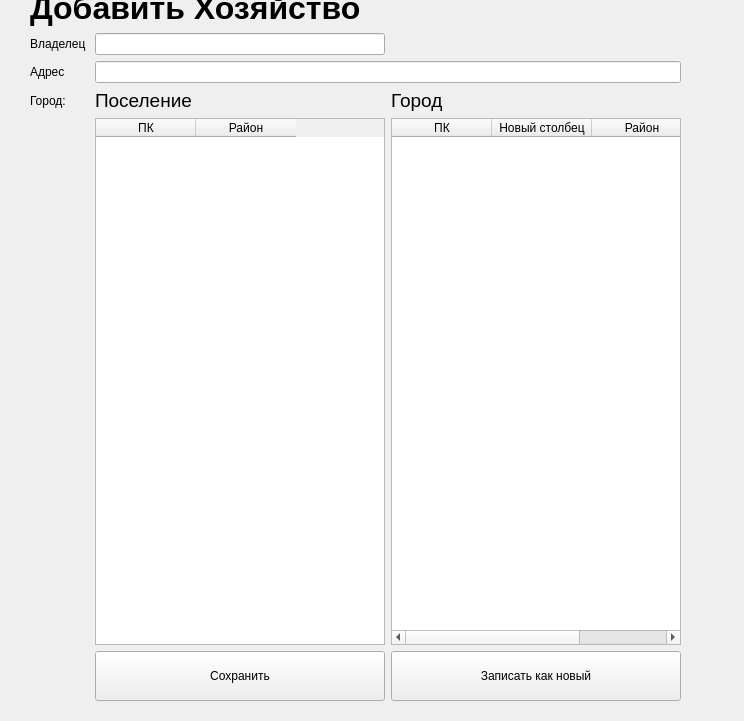
<?xml version="1.0" encoding="UTF-8"?>
<ui version="4.0">
 <class>Form</class>
 <widget class="QWidget" name="Form">
  <property name="geometry">
   <rect>
    <x>0</x>
    <y>0</y>
    <width>744</width>
    <height>721</height>
   </rect>
  </property>
  <property name="windowTitle">
   <string>Form</string>
  </property>
  <widget class="QWidget" name="layoutWidget">
   <property name="geometry">
    <rect>
     <x>30</x>
     <y>-10</y>
     <width>651</width>
     <height>711</height>
    </rect>
   </property>
   <layout class="QGridLayout" name="gridLayout">
    <item row="4" column="1">
     <widget class="QTableWidget" name="settlementTableWidget">
      <column>
       <property name="text">
        <string>ПК</string>
       </property>
      </column>
      <column>
       <property name="text">
        <string>Район</string>
       </property>
      </column>
     </widget>
    </item>
    <item row="3" column="1">
     <widget class="QLabel" name="label_5">
      <property name="font">
       <font>
        <pointsize>14</pointsize>
       </font>
      </property>
      <property name="text">
       <string>Поселение</string>
      </property>
     </widget>
    </item>
    <item row="4" column="2">
     <widget class="QTableWidget" name="cityTableWidget">
      <column>
       <property name="text">
        <string>ПК</string>
       </property>
      </column>
      <column>
       <property name="text">
        <string>Новый столбец</string>
       </property>
      </column>
      <column>
       <property name="text">
        <string>Район</string>
       </property>
      </column>
     </widget>
    </item>
    <item row="2" column="0">
     <widget class="QLabel" name="label_2">
      <property name="text">
       <string>Адрес</string>
      </property>
     </widget>
    </item>
    <item row="1" column="0">
     <widget class="QLabel" name="label">
      <property name="text">
       <string>Владелец </string>
      </property>
     </widget>
    </item>
    <item row="1" column="1">
     <widget class="QLineEdit" name="lineEdit_2"/>
    </item>
    <item row="3" column="2">
     <widget class="QLabel" name="label_4">
      <property name="font">
       <font>
        <pointsize>14</pointsize>
       </font>
      </property>
      <property name="text">
       <string>Город</string>
      </property>
     </widget>
    </item>
    <item row="2" column="1" colspan="2">
     <widget class="QLineEdit" name="lineEdit"/>
    </item>
    <item row="3" column="0">
     <widget class="QLabel" name="label_3">
      <property name="text">
       <string>Город:</string>
      </property>
     </widget>
    </item>
    <item row="0" column="0" colspan="3">
     <widget class="QLabel" name="label_6">
      <property name="text">
       <string>&lt;html&gt;&lt;head/&gt;&lt;body&gt;&lt;p&gt;&lt;span style=&quot; font-size:24pt; font-weight:700;&quot;&gt;Добавить Хозяйство&lt;/span&gt;&lt;/p&gt;&lt;/body&gt;&lt;/html&gt;</string>
      </property>
     </widget>
    </item>
    <item row="5" column="1">
     <widget class="QPushButton" name="saveButton">
      <property name="minimumSize">
       <size>
        <width>0</width>
        <height>50</height>
       </size>
      </property>
      <property name="text">
       <string>Сохранить</string>
      </property>
     </widget>
    </item>
    <item row="5" column="2">
     <widget class="QPushButton" name="writeButton">
      <property name="minimumSize">
       <size>
        <width>0</width>
        <height>50</height>
       </size>
      </property>
      <property name="text">
       <string>Записать как новый</string>
      </property>
     </widget>
    </item>
   </layout>
  </widget>
 </widget>
 <resources/>
 <connections/>
</ui>
